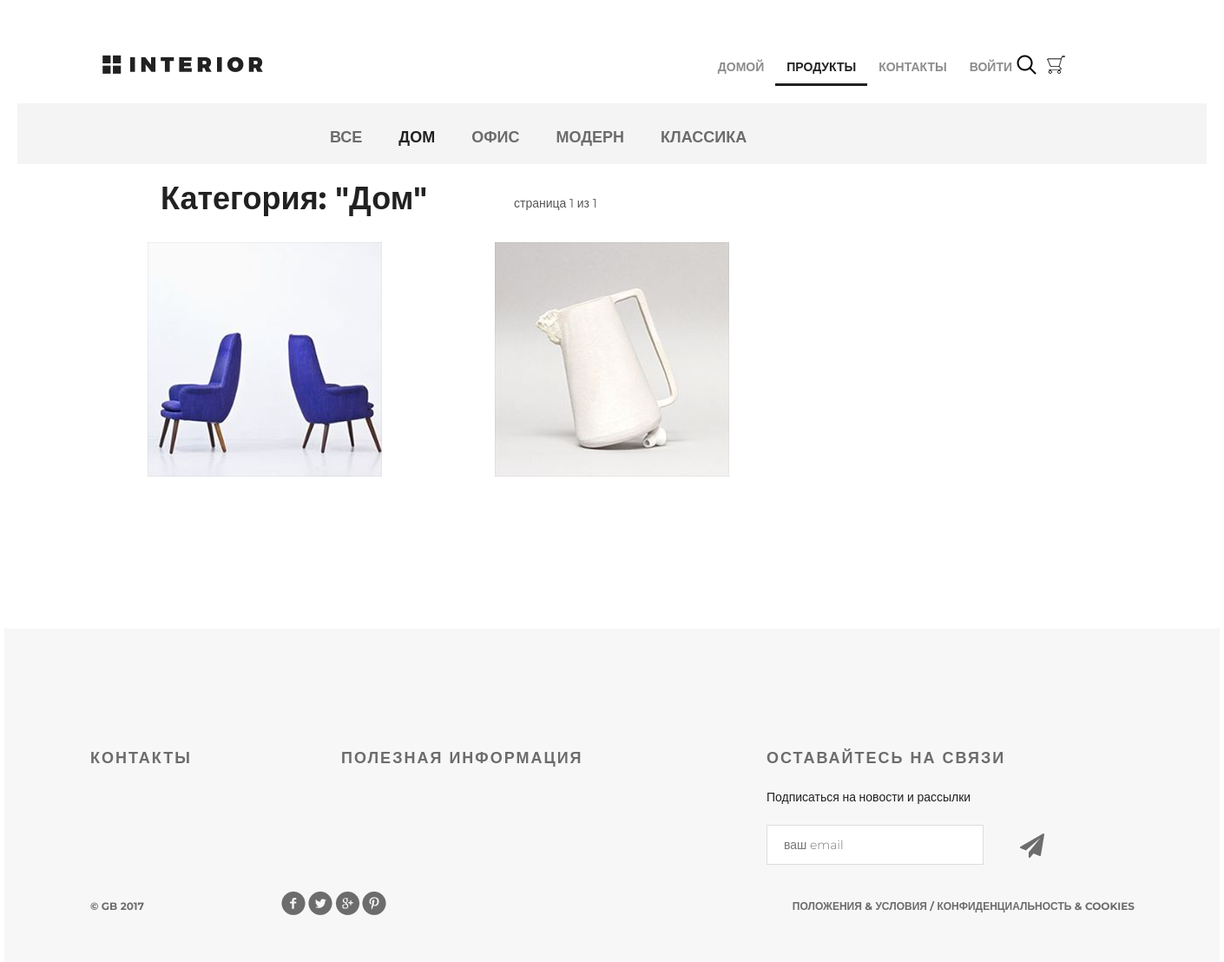
Page /products/category/1/ on the committed database.
### mainapp/models.py (models this page shows, shortened)
class ProductCategory(models.Model):
    name = models.CharField(max_length=64, unique=True, verbose_name='имя')
    description = models.TextField(verbose_name='описание', blank=True)
    is_active = models.BooleanField(verbose_name='активность', default=True)

class Product(models.Model):
    category = models.ForeignKey(ProductCategory, on_delete=models.CASCADE)
    name = models.CharField(max_length=128, verbose_name='имя')
    image = models.ImageField(upload_to='products_image', blank=True)
    short_desc = models.CharField(max_length=64, verbose_name='краткое описание', blank=True)
    description = models.TextField(blank=True, verbose_name='описание')
    price = models.DecimalField(verbose_name='цена', max_digits=8, decimal_places=2, default=0)
    quantity = models.PositiveSmallIntegerField(verbose_name='количество на складе', default=0)
    is_active = models.BooleanField(verbose_name='активность', default=True)

### mainapp/views.py (the view, shortened to what this page needs)
# urls.py: path('products/', include('mainapp.urls', namespace='products')),
def products(request, pk=None):
    title = 'Продукты'
    links_menu = ProductCategory.objects.all()
    page = request.GET.get('p', 1)
    if pk is not None:
        if pk == 0:
            products_list = Product.objects.all().order_by('price')
            category_item = {'name': 'все', 'pk': 0}
        else:
            category_item = get_object_or_404(ProductCategory, pk=pk)
            products_list = Product.objects.filter(category__pk=pk).order_by('price')
        paginator = Paginator(products_list, 2)
        try:
            products_paginator = paginator.page(page)
        except PageNotAnInteger:
            products_paginator = paginator.page(1)
        except EmptyPage:
            products_paginator = paginator.page(paginator.num_pages)
        content = {
            'title': title,
            'links_menu': links_menu,
            'category': category_item,
            'products': products_paginator,
        }
        return render(request, 'mainapp/products_list.html', content)

### adminapp/templatetags/my_tags.py (called while the page is built)
def media_for_products(path_to_image):
    if not path_to_image:
        path_to_image = "products_images/default.jpg"
    return f'{settings.MEDIA_URL}{path_to_image}'

### mainapp/context_processors.py (called while the page is built)
def basket(request):
    basket_list = []
    if request.user.is_authenticated:
        basket_list = Basket.objects.filter(user=request.user)
    return {
        'basket': basket_list
    }

### mainapp/templates/mainapp/products_list.html (shortened to what this page needs)
{% extends 'mainapp/base.html' %}
{% load static %}
{% load my_tags %}
{% block content %}
    <div class="hero-white">
        <div class="header clearfix">
            <a href="{% url 'main' %}" class="logo"></a>
            {% include 'mainapp/includes/inc_main_menu.html' %}
        </div>
    </div>
    <div class="details">
        <div class="links clearfix">
            {% include 'mainapp/includes/inc_categories_menu.html' %}
        </div>
        <div class="products_list">
            <div class="title clearfix">
                <h2>
                    Категория: "{{ category.name|title }}"
                </h2>
                <div class="paginator">
                    <span class="current">
                        страница {{ products.number }} из {{ products.paginator.num_pages }}
                    </span>
                </div>
            </div>
            <div class="category-products clearfix">
                {% for product in products %}
                    {% if product.is_active %}
                    <div class="block">
                        <a href="{% url 'products:product' product.pk %}">
                            <img src="{{ product.image|media_for_products }}" alt="product">
                        </a>
                    </div>
                    {% endif %}
                {% endfor %}
            </div>
        </div>
    </div>
    <div class="clr"></div>
{% endblock %}

### mainapp/templates/mainapp/includes/inc_categories_menu.html
<ul class="links-menu">
    <Li>
        <a href="{% url 'mainapp:category' 0 %}" {% if request.resolver_match.kwargs.pk == 0 %}class="active"{% endif %}>
            все
        </a>
    </Li>
    {% for link in links_menu %}
        <li>
            <a href="{% url 'mainapp:category' link.pk %}" {% if request.resolver_match.kwargs.pk == link.pk %}class="active"{% endif %}>
            {% if link.is_active %}
                {{ link.name }}
            {% endif %}
            </a>
        </li>
    {% endfor %}
</ul>

### static/css/style.css (style rules this page uses)
* { margin: 0; padding: 0; }
body { font-family: 'Montserrat', sans-serif; }
html, body { height: 100%; }
.products_list { margin-left: 150px; }
.products_list a { color: #555; text-decoration: none; }
.products_list .title { margin: 20px auto; height: 50px; float: none; }
.products_list .title h2 { margin-top: 0; float: left; }
.products_list .title .paginator { display: block; position: relative; left: 75px; top: 15px; margin-left: 25px; color: #555; float: left; }
.category-products { margin-bottom: 75px; }
.category-products .block a img { float: left; }
.category-products .block { float: left; margin-right: 30px; display: block; height: 370px; width: 370px; position: relative; }
.clr { height: 384px; }
.logo { background-image: url(/static/img/logo.png); margin-top: 63px; width: 185px; height: 22px; float: left; }
.clearfix:after { content: ""; display: block; clear: both; }
.title { height: 152px; margin-right: 15px; }
.title h2 { float: left; margin-top: 118px; color: #212121; font-size: 36px; font-weight: 700; text-align: left; margin-left: 15px; }
.hero-white { background-color: #fff; height: 119px; padding-left: 98px; padding-right: 211px; position: relative; }
.links { height: 70px; background-color: #f4f4f4; position: relative; padding-left: 360px; }
.links-menu { margin: 27px auto 0px; position: absolute; }
.links-menu li { float: left; list-style-type: none; padding-right: 42px; }
.links-menu li a { text-decoration: none; color: #6c6c6c; font-size: 18px; font-weight: 700; text-transform: uppercase; }
.links-menu .active { color: #212121; font-size: 18px; font-weight: 700; }

### rows in the picture
ProductCategory: name "ДОМ", name "Дом"
ProductCategory: name "ОФИС"
ProductCategory: name "МОДЕРН"
ProductCategory: name "КЛАССИКА"
Product: image|media_for_products (picture)
Product: image|media_for_products (picture)

### other values in the picture
{{ products.number }} "1"
{{ products.paginator.num_pages }} "1"
